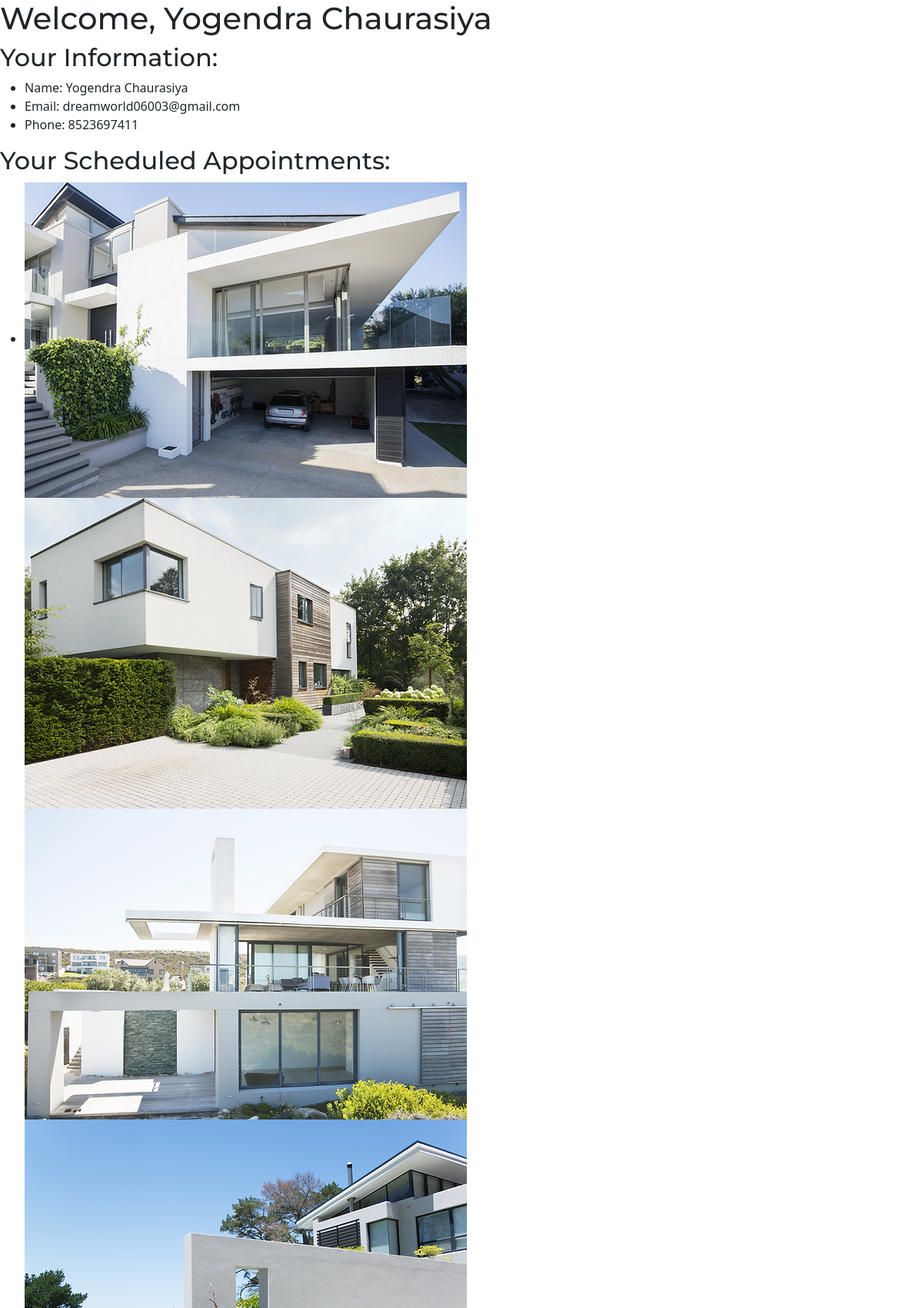
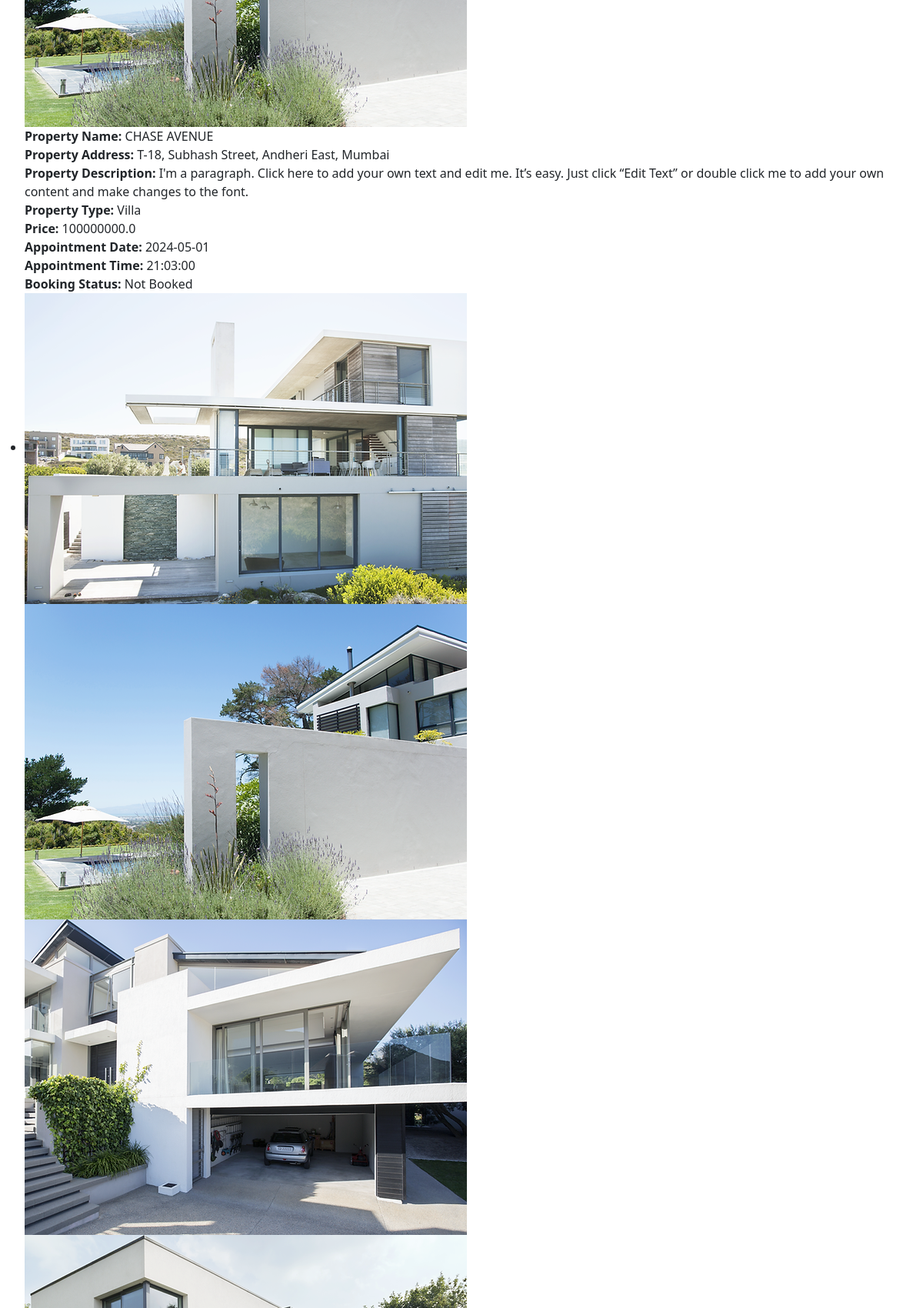
Screenshot of /client_page (signed in, upper part) with the database file from the repository (2 pictures, top to bottom).
### app.py (models this page shows)
class Client(db.Model):
    id = db.Column(db.String(6), primary_key=True, default=lambda: ''.join(secrets.choice(string.ascii_uppercase + string.digits) for _ in range(6)))
    name = db.Column(db.String(100), nullable=False)
    email = db.Column(db.String(100), unique=True, nullable=False)
    phone = db.Column(db.String(10), unique=True, nullable=False)
    password = db.Column(db.String(128), nullable=False)
    photo = db.Column(db.String(200))

class Appointment(db.Model):
    id = db.Column(db.String(6), primary_key=True, default=lambda: ''.join(secrets.choice(string.ascii_uppercase + string.digits) for _ in range(6)))
    client_id = db.Column(db.String(6),nullable=False)
    client_name = db.Column(db.String(100), nullable=False)
    client_email = db.Column(db.String(100), nullable=False)
    client_phone = db.Column(db.String(10), nullable=False)
    appointment_date = db.Column(db.Date, nullable=False)
    appointment_time = db.Column(db.Time, nullable=False)
    property_id = db.Column(db.Integer, db.ForeignKey('property.id'), nullable=False)
    property_address = db.Column(db.String(200), nullable=False)
    owner_name = db.Column(db.String(100), nullable=False)

class Property(db.Model):
    id = db.Column(db.Integer, primary_key=True)
    owner_name = db.Column(db.String(100), db.ForeignKey('owner.owner_name'), nullable=False)
    address = db.Column(db.String(200), nullable=False)
    property_name = db.Column(db.String(100), nullable=False)
    property_description = db.Column(db.Text, nullable=False)
    property_size = db.Column(db.String(20), nullable=False)
    property_type = db.Column(db.String(50), nullable=False)
    price = db.Column(db.Float, nullable=False)
    image1 = db.Column(db.String(200))
    image2 = db.Column(db.String(200))
    image3 = db.Column(db.String(200))
    image4 = db.Column(db.String(200))

### app.py (the view)
@app.route('/client_page')
def client_page():
    if 'user_id' not in session:
        return redirect(url_for('client_login'))
    client_id = session['user_id']
    client = Client.query.get(client_id)
    appointments = db.session.query(Appointment, Property, PropertyBooked).\
        join(Property, Appointment.property_id == Property.id).\
        outerjoin(PropertyBooked, and_(Appointment.property_id == PropertyBooked.pid, PropertyBooked.cid == client_id)).\
        filter(Appointment.client_id == client_id).all()
    booked_properties = PropertyBooked.query.filter_by(cid=client_id).all()
    owned_properties = SoldProperty.query.filter_by(current_owner=client.name).all()
    return render_template('client_page.html', client=client, appointments=appointments,
                           booked_properties=booked_properties, owned_properties=owned_properties)

### templates/client_page.html (shortened to what this page needs)
<!DOCTYPE html>
<html lang="en">
<head>
    <link rel="stylesheet" type="text/css" href="{{ url_for('static', filename='css/index_css.css') }}" />
    <link href="https://cdn.jsdelivr.net/npm/bootstrap@5.3.0-alpha2/dist/css/bootstrap.min.css" rel="stylesheet">
    <link rel="stylesheet" href="https://use.fontawesome.com/releases/v5.15.4/css/all.css">
</head>
<body>
    <h1>Welcome, {{ client.name }}</h1>
    <h2>Your Information:</h2>
    <ul>
        <li>Name: {{ client.name }}</li>
        <li>Email: {{ client.email }}</li>
        <li>Phone: {{ client.phone }}</li>
    </ul>
    <h2>Your Scheduled Appointments:</h2>
<ul>
    {% for appointment, property, property_booking in appointments %}
    <li>
        {% if property %}
            {% for i in range(1, 5) %}
                {% set image_attr = 'image' ~ i %}
                {% if getattr(property, image_attr) %}
                    <img src="{{ getattr(property, image_attr) }}" alt="Property Image"><br>
                {% endif %}
            {% endfor %}
            <strong>Property Name:</strong> {{ property.property_name }}<br>
            <strong>Property Address:</strong> {{ property.address }}<br>
            <strong>Property Description:</strong> {{ property.property_description }}<br>
            <strong>Property Type:</strong> {{ property.property_type }}<br>
            <strong>Price:</strong> {{ property.price }}<br>
            <strong>Appointment Date:</strong> {{ appointment.appointment_date }}<br>
            <strong>Appointment Time:</strong> {{ appointment.appointment_time }}<br>
            {% if property_booking %}
                <strong>Booking Status:</strong> Booked<br>
                <strong>Booking Date:</strong> {{ property_booking.booked_date }}<br>
            {% else %}
                <strong>Booking Status:</strong> Not Booked<br>
            {% endif %}
        {% endif %}
    </li>
    {% endfor %}
</ul>
</body>
</html>

### static/css/index_css.css (style rules this page uses)
* { margin: 0; padding: 0; box-sizing: border-box; }
body { font-family: "Montserrat-black", sans-serif; text-align: center; }
h1, h2, h3, h4, h5, h6 { font-family: "Montserrat", sans-serif; }

### rows the page displays
Client: name "Yogendra Chaurasiya", email "dreamworld06003@gmail.com", phone "8523697411"
Appointment: property_name "CHASE AVENUE", address "T-18, Subhash Street, Andheri East, Mumbai", property_description "I'm a paragraph. Click here to add your own text and edit me. It’s easy. Just click “Edit Text” or double click me to add your own content and make changes to the font.", property_type "Villa", price "100000000.0", appointment_date "2024-05-01", appointment_time "21:03:00", shows "Booking Status:"
